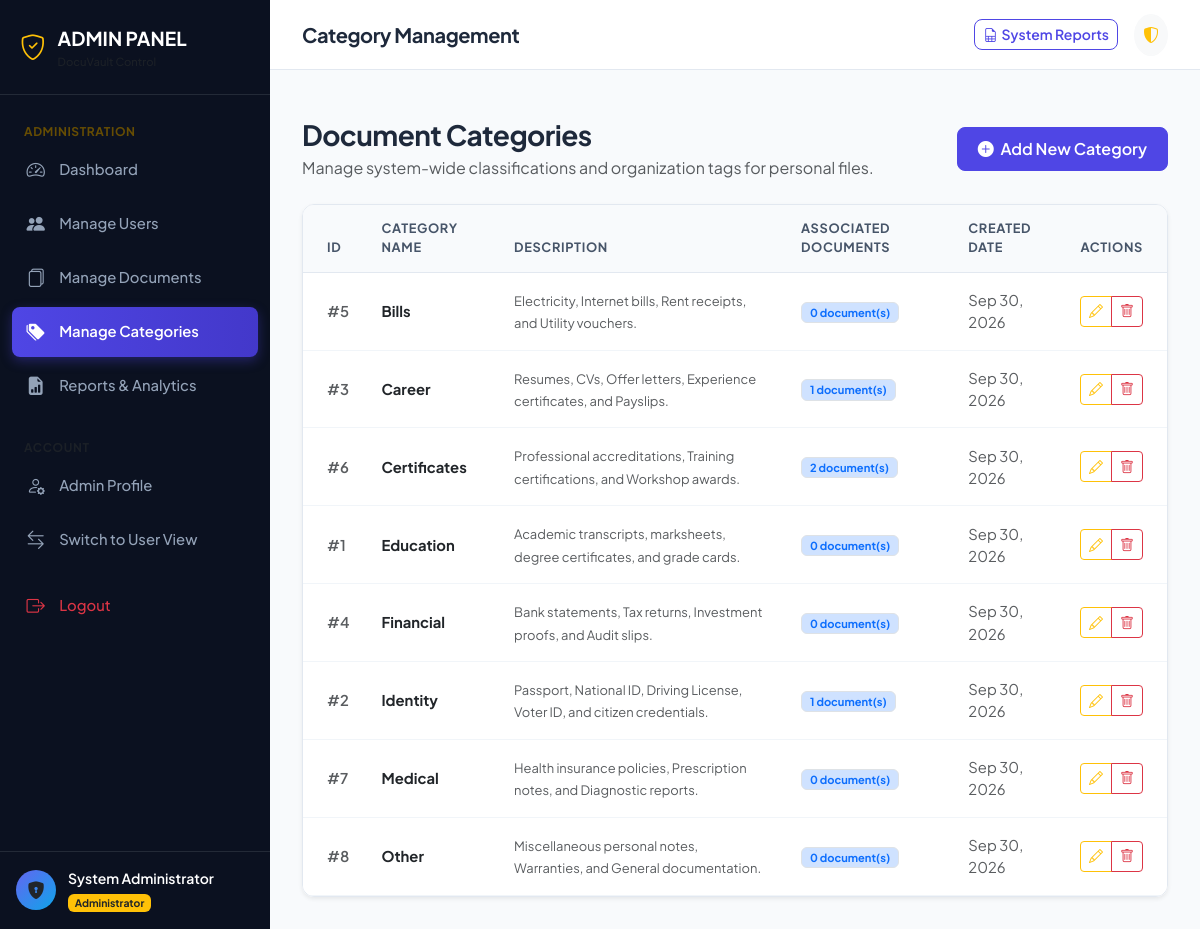
The app's page /admin/categories (signed in) with its own data.
### models/user.py (models this page shows, shortened)
class User(db.Model, UserMixin):
    __tablename__ = 'users'
    id = db.Column(db.Integer, primary_key=True)
    full_name = db.Column(db.String(100), nullable=False)
    email = db.Column(db.String(120), unique=True, nullable=False, index=True)
    phone = db.Column(db.String(20), nullable=True)
    password_hash = db.Column(db.String(255), nullable=False)
    role = db.Column(db.String(20), default='user', nullable=False)  # 'user' or 'admin'
    status = db.Column(db.String(20), default='active', nullable=False)  # 'active' or 'inactive'
    created_at = db.Column(db.DateTime, default=datetime.utcnow, nullable=False)
    updated_at = db.Column(db.DateTime, default=datetime.utcnow, onupdate=datetime.utcnow, nullable=False)
    documents = db.relationship('Document', back_populates='user', cascade='all, delete-orphan', lazy='dynamic')
    password_reset_tokens = db.relationship('PasswordResetToken', back_populates='user', cascade='all, delete-orphan', lazy='dynamic')
    @property
    def is_admin(self):
        return self.role == 'admin'
    @property
    def is_active(self):
        return self.status == 'active'

### models/category.py (models this page shows, shortened)
class Category(db.Model):
    __tablename__ = 'categories'
    id = db.Column(db.Integer, primary_key=True)
    name = db.Column(db.String(100), unique=True, nullable=False, index=True)
    description = db.Column(db.Text, nullable=True)
    created_at = db.Column(db.DateTime, default=datetime.utcnow, nullable=False)
    documents = db.relationship('Document', back_populates='category', lazy='dynamic')

### routes/admin.py (the view)
@admin_bp.route('/categories', methods=['GET', 'POST'])
@login_required
@admin_required
def categories():
    all_categories = Category.query.order_by(Category.name).all()
    categories_data = []
    for cat in all_categories:
        count = Document.query.filter_by(category_id=cat.id).count()
        categories_data.append({
            'category': cat,
            'count': count
        })
    return render_template('admin/categories.html', categories_data=categories_data)

### templates/admin/categories.html (shortened to what this page needs)
{% extends "admin/base_admin.html" %}
{% block page_heading %}Category Management{% endblock %}
{% block content %}
<div class="container-fluid px-0">
    <div class="d-flex flex-column flex-md-row justify-content-between align-items-start align-items-md-center mb-4 gap-3">
        <div>
            <h3 class="fw-bold mb-1">Document Categories</h3>
            <p class="text-muted mb-0">Manage system-wide classifications and organization tags for personal files.</p>
        </div>
        <button type="button" class="btn btn-primary" data-bs-toggle="modal" data-bs-target="#addCategoryModal">
            <i class="bi bi-plus-circle-fill me-1"></i> Add New Category
        </button>
    </div>
    <div class="card border-0 shadow-sm">
        <div class="card-body p-0">
            <div class="table-responsive">
                <table class="table table-hover align-middle mb-0">
                    <thead class="table-light">
                        <tr>
                            <th scope="col" class="ps-4">ID</th>
                            <th scope="col">Category Name</th>
                            <th scope="col">Description</th>
                            <th scope="col">Associated Documents</th>
                            <th scope="col">Created Date</th>
                            <th scope="col" class="text-end pe-4">Actions</th>
                        </tr>
                    </thead>
                    <tbody>
                        {% for item in categories_data %}
                        <tr>
                            <td class="ps-4 text-muted fw-semibold">#{{ item.category.id }}</td>
                            <td>
                                <span class="fw-bold text-dark">{{ item.category.name }}</span>
                            </td>
                            <td>
                                <span class="text-muted small">{{ item.category.description or 'None provided' }}</span>
                            </td>
                            <td>
                                <span class="badge bg-primary-subtle text-primary border px-2 py-1">
                                    {{ item.count }} document(s)
                                </span>
                            </td>
                            <td class="small text-muted">{{ item.category.created_at.strftime('%b %d, %Y') }}</td>
                            <td class="text-end pe-4">
                                <div class="btn-group btn-group-sm">
                                    <button type="button" class="btn btn-outline-warning" data-bs-toggle="modal"
                                        data-bs-target="#editCategoryModal{{ item.category.id }}" title="Edit Category">
                                        <i class="bi bi-pencil"></i>
                                    </button>
                                    <button type="button" class="btn btn-outline-danger" data-bs-toggle="modal"
                                        data-bs-target="#deleteCatModal{{ item.category.id }}" title="Delete Category">
                                        <i class="bi bi-trash"></i>
                                    </button>
                                </div>
                            </td>
                        </tr>
                        {% endfor %}
                    </tbody>
                </table>
            </div>
        </div>
    </div>
</div>
{% endblock %}

### templates/admin/base_admin.html (shortened to what this page needs)
{% extends "base.html" %}
{% block body %}
<div class="app-container">
    <aside class="app-sidebar" style="background-color: #0b1120;">
        <div class="sidebar-header border-secondary border-opacity-25">
            <a href="{{ url_for('admin.dashboard') }}" class="sidebar-brand">
                <i class="bi bi-shield-check text-warning"></i>
                <div class="d-flex flex-column">
                    <span>ADMIN PANEL</span>
                    <span class="text-muted" style="font-size: 0.7rem; font-weight: 500;">{{ app_name }} Control</span>
                </div>
            </a>
        </div>
        <ul class="sidebar-menu">
            <li class="sidebar-menu-category text-warning-emphasis">Administration</li>
            <li class="sidebar-menu-item">
                <a href="{{ url_for('admin.dashboard') }}" class="sidebar-link {% if request.endpoint == 'admin.dashboard' %}active{% endif %}">
                    <i class="bi bi-speedometer2"></i>
                    <span>Dashboard</span>
                </a>
            </li>
            <li class="sidebar-menu-item">
                <a href="{{ url_for('admin.users') }}" class="sidebar-link {% if request.endpoint in ['admin.users', 'admin.user_details'] %}active{% endif %}">
                    <i class="bi bi-people-fill"></i>
                    <span>Manage Users</span>
                </a>
            </li>
            <li class="sidebar-menu-item">
                <a href="{{ url_for('admin.documents') }}" class="sidebar-link {% if request.endpoint == 'admin.documents' %}active{% endif %}">
                    <i class="bi bi-files"></i>
                    <span>Manage Documents</span>
                </a>
            </li>
            <li class="sidebar-menu-item">
                <a href="{{ url_for('admin.categories') }}" class="sidebar-link {% if request.endpoint == 'admin.categories' %}active{% endif %}">
                    <i class="bi bi-tags-fill"></i>
                    <span>Manage Categories</span>
                </a>
            </li>
            <li class="sidebar-menu-item">
                <a href="{{ url_for('admin.reports') }}" class="sidebar-link {% if request.endpoint == 'admin.reports' %}active{% endif %}">
                    <i class="bi bi-file-earmark-bar-graph-fill"></i>
                    <span>Reports & Analytics</span>
                </a>
            </li>
            <li class="sidebar-menu-category text-muted mt-3">Account</li>
            <li class="sidebar-menu-item">
                <a href="{{ url_for('admin.profile') }}" class="sidebar-link {% if request.endpoint == 'admin.profile' %}active{% endif %}">
                    <i class="bi bi-person-gear"></i>
                    <span>Admin Profile</span>
                </a>
            </li>
            <li class="sidebar-menu-item">
                <a href="{{ url_for('user.dashboard') }}" class="sidebar-link">
                    <i class="bi bi-arrow-left-right"></i>
                    <span>Switch to User View</span>
                </a>
            </li>
            <li class="sidebar-menu-item mt-3">
                <a href="{{ url_for('auth.logout') }}" class="sidebar-link text-danger">
                    <i class="bi bi-box-arrow-right"></i>
                    <span>Logout</span>
                </a>
            </li>
        </ul>
        <div class="sidebar-footer border-secondary border-opacity-25">
            <div class="user-snippet">
                <div class="user-avatar bg-warning text-dark fw-bold">
                    <i class="bi bi-shield-lock-fill"></i>
                </div>
                <div class="overflow-hidden">
                    <div class="text-white fw-semibold text-truncate small">{{ current_user.full_name }}</div>
                    <span class="badge bg-warning text-dark" style="font-size: 0.65rem;">Administrator</span>
                </div>
            </div>
        </div>
    </aside>
    <div class="app-main">
        <header class="app-topbar">
            <div class="d-flex align-items-center gap-3">
                <h5 class="mb-0 fw-bold d-none d-sm-block">{% block page_heading %}Admin Dashboard{% endblock %}</h5>
            </div>
            <div class="d-flex align-items-center gap-3">
                <a href="{{ url_for('admin.reports') }}" class="btn btn-sm btn-outline-primary d-none d-md-inline-flex align-items-center gap-1">
                    <i class="bi bi-file-earmark-spreadsheet"></i> System Reports
                </a>
                <div class="dropdown">
                    <button class="btn btn-light rounded-circle p-2" type="button" data-bs-toggle="dropdown" aria-expanded="false">
                        <i class="bi bi-shield-shaded text-warning"></i>
                    </button>
                </div>
            </div>
        </header>
        <div class="container-fluid px-4 pt-3">
        </div>
        <main class="app-content">
            {% block content %}{% endblock %}
        </main>
    </div>
</div>
{% endblock %}

### static/css/style.css (style rules this page uses)
:root { --primary-color: #4f46e5; --primary-hover: #4338ca; --primary-light: #eef2ff; --secondary-color: #0ea5e9; --dark-sidebar: #0f172a; --dark-sidebar-hover: #1e293b; --sidebar-text: #94a3b8; --sidebar-text-active: #ffffff; --bg-main: #f8fafc; --card-bg: #ffffff; --border-color: #e2e8f0; --text-primary: #1e293b; --text-muted: #64748b; --radius-sm: 8px; --radius-md: 12px; --radius-lg: 16px; --shadow-sm: 0 1px 3px rgba(0,0,0,0.06), 0 1px 2px rgba(0,0,0,0.04); --shadow-md: 0 4px 6px -1px rgba(0,0,0,0.08), 0 2px 4px -1px rgba(0,0,0,0.04); --shadow-lg: 0 10px 15px -3px rgba(0,0,0,0.08), 0 4px 6px -2px rgba(0,0,0,0.04); }
body { font-family: 'Plus Jakarta Sans', -apple-system, BlinkMacSystemFont, "Segoe UI", Roboto, sans-serif; background-color: var(--bg-main); color: var(--text-primary); min-height: 100vh; overflow-x: hidden; }
h1, h2, h3, h4, h5, h6 { font-weight: 700; letter-spacing: -0.02em; }
.card { background-color: var(--card-bg); border: 1px solid var(--border-color); border-radius: var(--radius-md); box-shadow: var(--shadow-sm); transition: transform 0.2s ease, box-shadow 0.2s ease; }
.btn-primary { background-color: var(--primary-color); border-color: var(--primary-color); font-weight: 600; padding: 0.55rem 1.25rem; border-radius: var(--radius-sm); transition: all 0.2s ease; }
.btn-outline-primary { color: var(--primary-color); border-color: var(--primary-color); font-weight: 600; border-radius: var(--radius-sm); }
.app-container { display: flex; min-height: 100vh; }
.app-sidebar { width: 270px; background-color: var(--dark-sidebar); color: var(--sidebar-text); flex-shrink: 0; display: flex; flex-direction: column; transition: all 0.3s cubic-bezier(0.4, 0, 0.2, 1); z-index: 1040; }
.sidebar-header { padding: 1.5rem 1.25rem; display: flex; align-items: center; justify-content: space-between; border-bottom: 1px solid rgba(255, 255, 255, 0.08); }
.sidebar-brand { display: flex; align-items: center; gap: 0.75rem; color: #ffffff; font-size: 1.2rem; font-weight: 700; text-decoration: none; }
.sidebar-brand i { font-size: 1.6rem; color: #6366f1; }
.sidebar-menu { list-style: none; padding: 1rem 0.75rem; margin: 0; flex-grow: 1; overflow-y: auto; }
.sidebar-menu-category { font-size: 0.75rem; text-transform: uppercase; letter-spacing: 0.05em; font-weight: 700; color: #64748b; padding: 0.75rem 0.75rem 0.25rem 0.75rem; }
.sidebar-menu-item { margin-bottom: 0.25rem; }
.sidebar-link { display: flex; align-items: center; gap: 0.85rem; padding: 0.7rem 0.85rem; color: var(--sidebar-text); text-decoration: none; font-weight: 500; font-size: 0.925rem; border-radius: var(--radius-sm); transition: all 0.2s ease; }
.sidebar-link i { font-size: 1.15rem; width: 1.25rem; text-align: center; }
.sidebar-link.active { color: #ffffff; background: linear-gradient(90deg, #4f46e5 0%, #4338ca 100%); font-weight: 600; box-shadow: 0 4px 12px rgba(79, 70, 229, 0.35); }
.sidebar-footer { padding: 1rem; border-top: 1px solid rgba(255, 255, 255, 0.08); }
.user-snippet { display: flex; align-items: center; gap: 0.75rem; }
.user-avatar { width: 40px; height: 40px; border-radius: 50%; background: linear-gradient(135deg, #6366f1, #0ea5e9); color: #ffffff; font-weight: 700; display: flex; align-items: center; justify-content: center; font-size: 1.1rem; flex-shrink: 0; }
.app-main { flex-grow: 1; display: flex; flex-direction: column; min-width: 0; }
.app-topbar { height: 70px; background-color: #ffffff; border-bottom: 1px solid var(--border-color); display: flex; align-items: center; justify-content: space-between; padding: 0 2rem; position: sticky; top: 0; z-index: 1020; }
.app-content { padding: 2rem; flex-grow: 1; }
.table-responsive { border-radius: var(--radius-md); border: 1px solid var(--border-color); background: #ffffff; }
.table { margin-bottom: 0; vertical-align: middle; }
.table thead th { background-color: #f8fafc; color: #475569; font-size: 0.8rem; font-weight: 700; text-transform: uppercase; letter-spacing: 0.05em; padding: 0.9rem 1rem; border-bottom: 1px solid var(--border-color); }
.table tbody td { padding: 1rem; font-size: 0.925rem; border-bottom: 1px solid #f1f5f9; }

### records on screen
User: full_name "System Administrator"
Category: category.id "5", category.name "Bills", category "Electricity, Internet bills, Rent receipts, and Utility vouchers.", category.created_at "Sep 30, 2026"
Category: category.id "3", category.name "Career", category "Resumes, CVs, Offer letters, Experience certificates, and Payslips.", category.created_at "Sep 30, 2026"
Category: category.id "6", category.name "Certificates", category "Professional accreditations, Training certifications, and Workshop awards.", category.created_at "Sep 30, 2026"
Category: category.id "1", category.name "Education", category "Academic transcripts, marksheets, degree certificates, and grade cards.", category.created_at "Sep 30, 2026"
Category: category.id "4", category.name "Financial", category "Bank statements, Tax returns, Investment proofs, and Audit slips.", category.created_at "Sep 30, 2026"
Category: category.id "2", category.name "Identity", category "Passport, National ID, Driving License, Voter ID, and citizen credentials.", category.created_at "Sep 30, 2026"
Category: category.id "7", category.name "Medical", category "Health insurance policies, Prescription notes, and Diagnostic reports.", category.created_at "Sep 30, 2026"
Category: category.id "8", category.name "Other", category "Miscellaneous personal notes, Warranties, and General documentation.", category.created_at "Sep 30, 2026"

### other values on screen
{{ item.count }} "0" "1" "2" "0" "0" "1" "0" "0"
